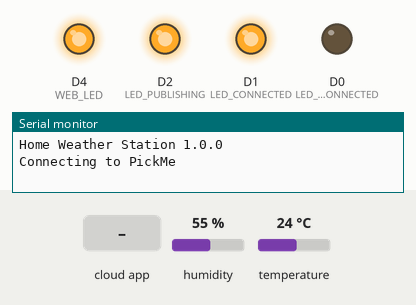
Bench run of a sketch on a simulated ESP8266 (NodeMCU). On the bench: output pins drawn as LEDs (lit = HIGH), the last lines printed to the serial monitor. Inputs (shaded band) come from the test bench; at power-on: humidity 55 %, temperature 24 °C. WiFi joins after 1.5 s; servers stay silent unless stated; no MQTT or app messages arrive unless stated.

Above: at 0.1 s.
At 3.0 s:
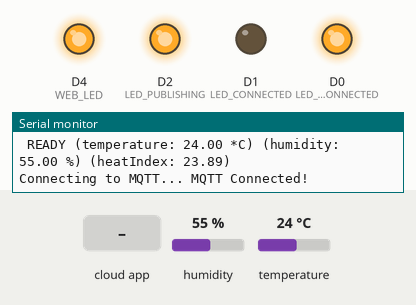
3.1 s: the phone or cloud app sets led to ON
At 4.1 s:
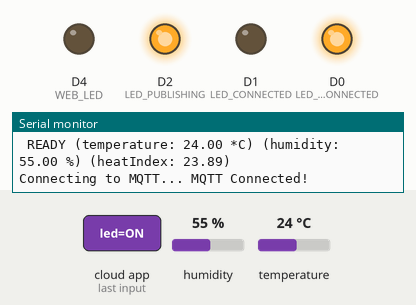
Timing chart, 0 to 6.1 s (numbered marks = the images above; inputs shaded):
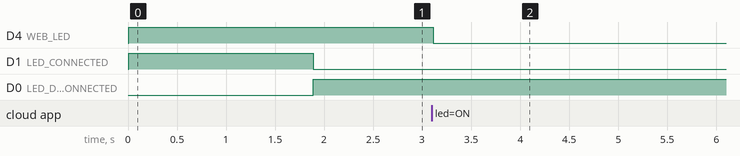

Measured:
- after the input at 3.1 s, D4 (WEB_LED): HIGH → LOW at once

The sketch:

weather-node-v2.ino
```cpp
#include <ESP8266WiFi.h>
#include <DHT.h>
#include "Adafruit_MQTT.h"
#include "Adafruit_MQTT_Client.h"

/************************* WiFi Access Point *********************************/

#define WLAN_SSID       "PickMe"
#define WLAN_PASS       "fallout312345"

/************************* Adafruit.io Setup *********************************/

#define AIO_SERVER      "io.adafruit.com"
#define AIO_SERVERPORT  1883                   // use 8883  1883
#define AIO_USERNAME    "niemandr"
#define AIO_KEY         "3"

const char MQTT_SERVER[] PROGMEM    = AIO_SERVER;
const char MQTT_CLIENTID[] PROGMEM  = __TIME__ AIO_USERNAME;
const char MQTT_USERNAME[] PROGMEM  = AIO_USERNAME;
const char MQTT_PASSWORD[] PROGMEM  = AIO_KEY;

/************************* Pin Configuration *********************************/

#define LED_DISCONNECTED  D0
#define LED_CONNECTED     D1
#define LED_PUBLISHING    D2
#define DHTPIN            D3
#define WEB_LED           D4
#define LDR_PIN           A0
#define DHTTYPE           DHT11
#define MAX_CON_RETRY     12
#define CON_RETRY_DELAY   5000
#define DEBUG             true

short TICK_INTERVAL_MS    = 1000; // time between ticks below (use this as your multiplier)
short PUB_INT_LDR         = 60;   // publish LDR readings every 10 loops
short PUB_INT_TEMP        = 300;  // publish TEMP readings every 10 loops
short MQTT_PING_INT       = 10;   // ping the MQTT server every 5 seconds to keep alive

short tickCountLdr        = 0;
short tickCountTemp       = 0;
short tickCountPing       = 0;

/************ Global State (you don't need to change this!) ******************/

WiFiClient client;
Adafruit_MQTT_Client mqtt(&client, AIO_SERVER, AIO_SERVERPORT, AIO_USERNAME, AIO_KEY);
DHT dht(DHTPIN, DHTTYPE);

/****************************** Feeds ***************************************/

Adafruit_MQTT_Publish temperatureFeed = Adafruit_MQTT_Publish(&mqtt, AIO_USERNAME "/feeds/weather-station.n1-temperature");
Adafruit_MQTT_Publish humidityFeed    = Adafruit_MQTT_Publish(&mqtt, AIO_USERNAME "/feeds/weather-station.n1-humidity");
Adafruit_MQTT_Publish heatIndexFeed   = Adafruit_MQTT_Publish(&mqtt, AIO_USERNAME "/feeds/weather-station.n1-heatindex");
Adafruit_MQTT_Publish ldrFeed         = Adafruit_MQTT_Publish(&mqtt, AIO_USERNAME "/feeds/weather-station.n1-ldr");

Adafruit_MQTT_Subscribe ledSubscription = Adafruit_MQTT_Subscribe(&mqtt, AIO_USERNAME "/feeds/led");

//const char AssistiveCallButtons_FEED[] PROGMEM = AIO_USERNAME "/feeds/led";
//Adafruit_MQTT_Subscribe AssistiveCallButtons = Adafruit_MQTT_Subscribe(&mqtt, AssistiveCallButtons_FEED);


/*************************** Sketch Code ************************************/

bool dhtReadSuccess       = false;
float humidity            = 0;
float temperature         = 0;
float heatIndex           = 0;
int lightReading          = 0;

// void MQTT_connect();

// ========================================================== >>
// Program controls

void setup() {
  Serial.begin(9600);
  delay(10);

  // configure pin modes
  pinMode(LED_CONNECTED, OUTPUT);
  pinMode(LED_DISCONNECTED, OUTPUT);
  pinMode(LED_PUBLISHING, OUTPUT);
  pinMode(LDR_PIN, INPUT);
  pinMode(WEB_LED, OUTPUT);

  // Set initial LED state
  greenLED(false);
  blueLED(false);
  redLED(true);
  digitalWrite(WEB_LED, HIGH);

  // Boot application
  Serial.println("Home Weather Station 1.0.0");

  dht.begin();
  waitForWiFiConnection();
  waitForDhtReady();

  // Setup MQTT subscription for onoff feed.
  mqtt.subscribe(&ledSubscription);
}

void loop() {
  MQTT_connect();

  runPing();
  publishData_LDR();
  publishData_Temperature();

  checkMQTTSubs();
}


// ========================================================== >>
// Publishing related methods

void runPing() {
  // We only want to send the ping command every "MQTT_PING_INT" loops
  if( tickCountPing < MQTT_PING_INT ) {
    tickCountPing++;
    return;
  }

  redLED(false);
  greenLED(true);
  blueLED(true);
  Serial.print("Running ping ... ");

  if(!mqtt.ping(3)) {
    redLED(true);
    greenLED(false);
    blueLED(false);
    Serial.println("FAILED - attempting reconnection");
    MQTT_connect();
  } else {
    Serial.println("SUCCESS");
    redLED(false);
    greenLED(true);
    blueLED(false);
  }

  // Reset the tick counter so we can do this all over again
  tickCountPing = 0;
}

void publishData_LDR() {
  // We only want to publish this data every "PUB_INT_LDR" ticks
  if( tickCountLdr < PUB_INT_LDR ) {
    tickCountLdr++;
    return;
  }

  // Refresh, and submit the LDR data
  updateVaueLDR();

  blueLED(true);
  Serial.print("Publishing LDR value (");
  Serial.print(lightReading);
  Serial.print(") ... ");
  bool ldrPublishSuccess = ldrFeed.publish(lightReading);
  Serial.println(ldrPublishSuccess ? " success" : " failure (will retry)");
  blueLED(false);

  // Reset the LDR tick counter to start all over again
  tickCountLdr = ldrPublishSuccess ? 0 : tickCountLdr;
}

void publishData_Temperature() {
  // We only want to publish temperature data every "PUB_INT_TEMP" ticks
  if( tickCountTemp < PUB_INT_TEMP ) {
    tickCountTemp++;
    return;
  }

  // Refresh the temperature readings
  readDhtValues();

  Serial.println("Publishing Temperatue data...");
  blueLED(true);

  Serial.print("    temperature : (");
  Serial.print(temperature);
  Serial.print(")");
  bool pubTempSuccess = temperatureFeed.publish(temperature);
  Serial.println(pubTempSuccess ? " success" : " failure");

  Serial.print("    humidity    : (");
  Serial.print(humidity);
  Serial.print(")");
  bool pubHumiditySucess = humidityFeed.publish(humidity);
  Serial.println(pubHumiditySucess ? " success" : " failure");

  Serial.print("    heatIndex   : (");
  Serial.print(heatIndex);
  Serial.print(")");
  bool pubHeatSuccess = heatIndexFeed.publish(heatIndex);
  Serial.println(pubHeatSuccess ? " success" : " failure");
  blueLED(false);

  // Decide if we need to re-publish the data, or mark this as a success
  bool overallSuccess = (pubTempSuccess && pubHumiditySucess && pubHeatSuccess);
  tickCountTemp = overallSuccess ? 0 : tickCountTemp;
}


// ========================================================== >>
// MQQT Methods

// https://learn.adafruit.com/remote-control-with-the-huzzah-plus-adafruit-io/led-code
void MQTT_connect() {
  int8_t ret;

  // Stop if already connected.
  if (mqtt.connected()) {
    toggleConnectionLeds(true);
    return;
  }

  toggleConnectionLeds(false);
  Serial.print("Connecting to MQTT... ");

  uint8_t retries = MAX_CON_RETRY;
  while ((ret = mqtt.connect()) != 0) { // connect will return 0 for connected
       Serial.println(mqtt.connectErrorString(ret));
       Serial.print("Retrying MQTT connection in ");
       Serial.print(CON_RETRY_DELAY);
       Serial.println("ms...");
       mqtt.disconnect();
       delay(CON_RETRY_DELAY);
       retries--;
       if (retries == 0) {
         // basically die and wait for WDT to reset me
         while (1);
       }
  }

  toggleConnectionLeds(true);
  Serial.println("MQTT Connected!");
}

void checkMQTTSubs() {
  Adafruit_MQTT_Subscribe *subscription;

  while ((subscription = mqtt.readSubscription(TICK_INTERVAL_MS))) {
    if (subscription == &ledSubscription) {
      char* ledState = (char *)ledSubscription.lastread;

      //Serial.print("GOT PUBLISH VALUE: ");
      //Serial.println(ledState);

      if( String(ledState) == "ON" ) {
        //Serial.println("LED ON");
        digitalWrite(WEB_LED, LOW);
      } else {
        //Serial.println("LED OFF");
        digitalWrite(WEB_LED, HIGH);
      }
    }

    delay(1);
  }
}

// ========================================================== >>
// Hardware methods

void waitForWiFiConnection() {
  // Connect to WiFi access point.
  Serial.println();
  Serial.print("Connecting to ");
  Serial.println(WLAN_SSID);

  WiFi.begin(WLAN_SSID, WLAN_PASS);
  while (WiFi.status() != WL_CONNECTED) {
    delay(500);
    Serial.print(".");
  }
  Serial.println();

  Serial.println("WiFi connected");
  Serial.println("IP address: "); Serial.println(WiFi.localIP());
}

void waitForDhtReady() {
  Serial.print("Waiting for DHT ");

  while(!dhtReadSuccess) {
    delay(250);
    Serial.print(".");
    readDhtValues();
  }

  Serial.print(" READY (temperature: ");
  Serial.print(temperature);
  Serial.print(" *C) (humidity: ");
  Serial.print(humidity);
  Serial.print(" %) (heatIndex: ");
  Serial.print(heatIndex);
  Serial.print(")");
  Serial.println();
}

void readDhtValues() {
  dhtReadSuccess = false;
  humidity = dht.readHumidity();
  temperature = dht.readTemperature();

  // Check if any reads failed and exit early (to try again).
  if (isnan(humidity) || isnan(temperature)) {
    return;
  }

  dhtReadSuccess = true;
  heatIndex = dht.computeHeatIndex(temperature, humidity, false);
  Serial.println("Updated DHT values");
}

void toggleConnectionLeds(bool connected) {
  digitalWrite(LED_DISCONNECTED, connected ? HIGH : LOW);
  digitalWrite(LED_CONNECTED, connected ? LOW : HIGH);
}

void updateVaueLDR() {
  lightReading = analogRead(A0);
  Serial.println("Updated LDR value");
}

void blueLED(bool ledOn) {
  if( ledOn == true ) {
    digitalWrite(LED_PUBLISHING, LOW);
    return;
  }

  digitalWrite(LED_PUBLISHING, HIGH);
}

void redLED(bool ledOn) {
  if( ledOn == true ) {
    digitalWrite(LED_DISCONNECTED, LOW);
    return;
  }

  digitalWrite(LED_DISCONNECTED, HIGH);
}

void greenLED(bool ledOn) {
  if( ledOn == true ) {
    digitalWrite(LED_CONNECTED, LOW);
    return;
  }

  digitalWrite(LED_CONNECTED, HIGH);
}
```
